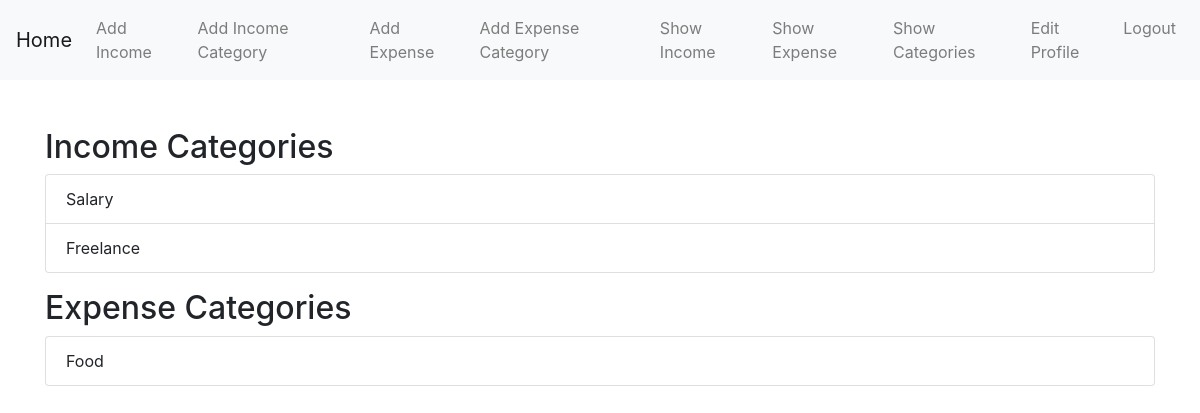
The app's page /show/category (signed in), older data.
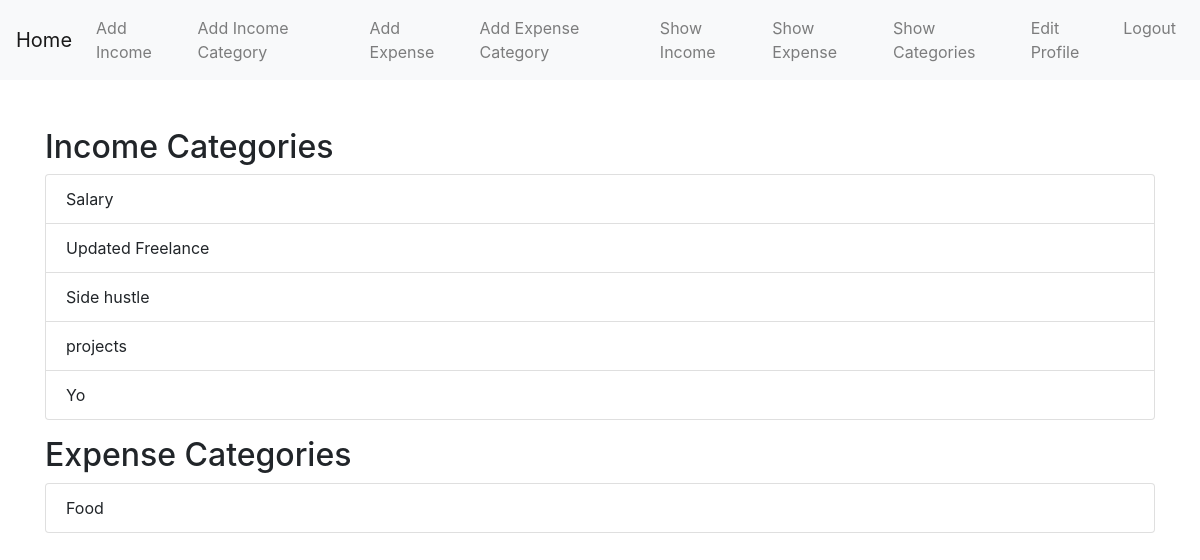
The same page, newer data.
### tracker/models.py (models this page shows, shortened)
class IncomeCategory(models.Model):
    name = models.CharField(max_length=300, unique=True)
    user = models.ForeignKey(User , on_delete=models.CASCADE)

class ExpenseCategory(models.Model):
    name = models.CharField(max_length=300, unique=True)
    user = models.ForeignKey(User , on_delete=models.CASCADE)

### tracker/views.py (the view)
# urls.py: path('show/category', views.showcat , name= 'showcategory'),
@login_required
def showcat(request):
    ecategory = ExpenseCategory.objects.filter(user=request.user)
    icategory = IncomeCategory.objects.filter(user=request.user)
    context = {
        'ecategory' : ecategory ,
        'icategory' : icategory,
    }
    return render(request , 'showcat.html', context)

### templates/showcat.html (shortened to what this page needs)
{% extends 'base.html' %}
{% block content %}
<h2>Income Categories</h2>
<ul class="list-group mb-3">
    {% for cat in icategory %}
    <li class="list-group-item">{{ cat.name }}</li>
    {% endfor %}
</ul>
<h2>Expense Categories</h2>
<ul class="list-group mb-3">
    {% for cat in ecategory %}
    <li class="list-group-item">{{ cat.name }}</li>
    {% endfor %}
</ul>
{% endblock %}

Row changes from the older to the newer data that the page shows:
changed IncomeCategory: name "Freelance" → "Updated Freelance"
added IncomeCategory: name "Side hustle"
added IncomeCategory: name "projects"
added IncomeCategory: name "Yo"
